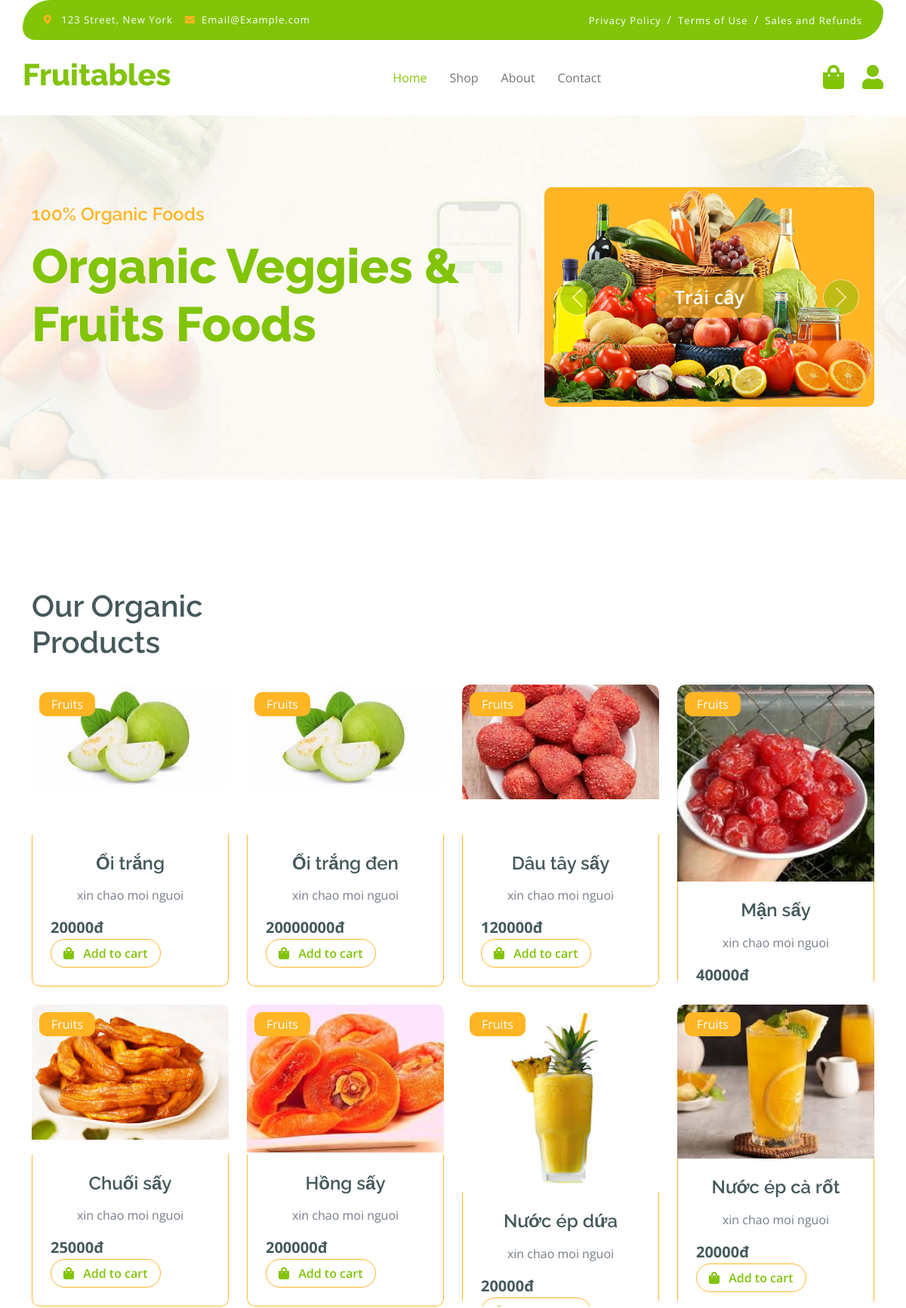
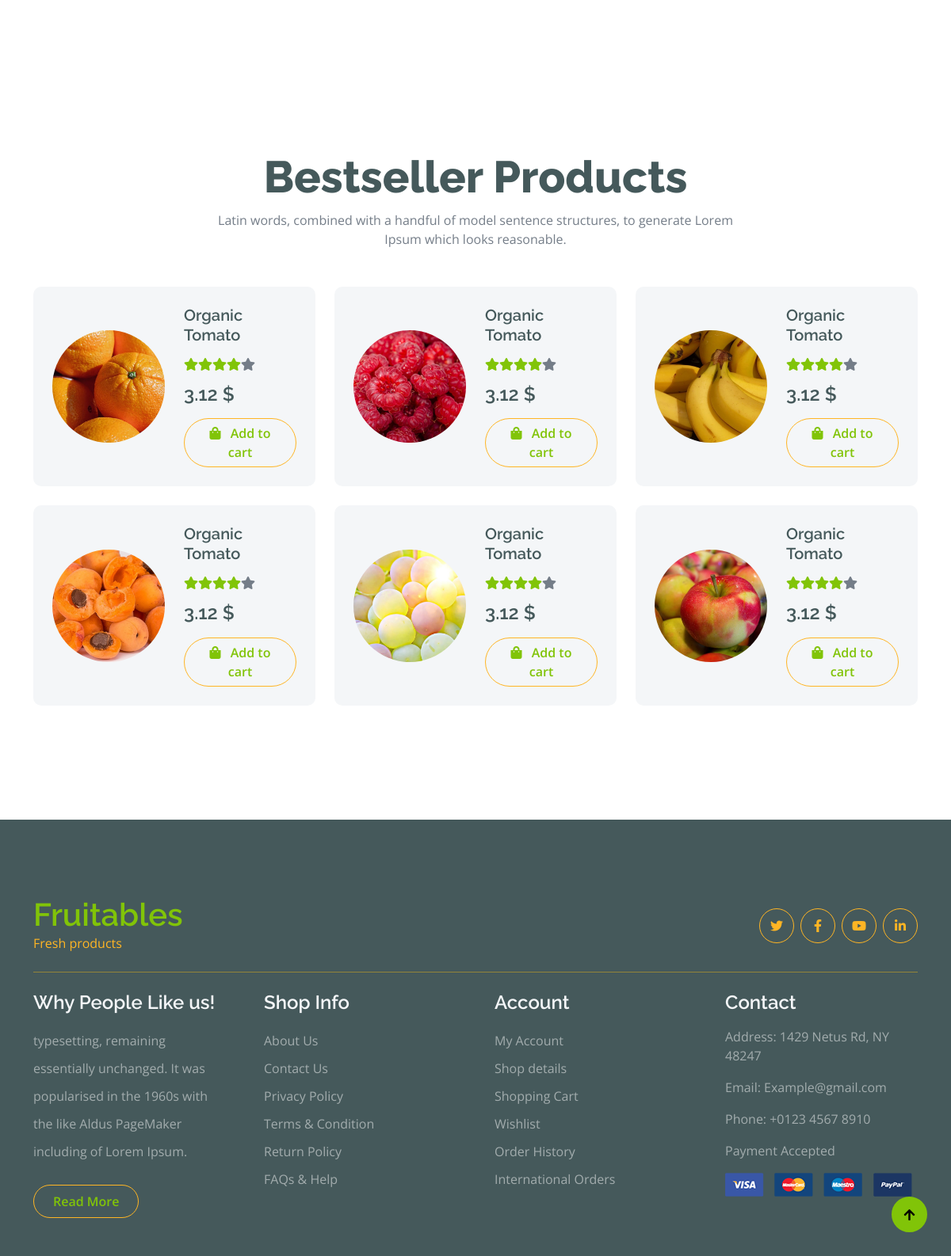
The page / on the database its author committed (2 pictures, top to bottom).
### tables this page shows
CREATE TABLE IF NOT EXISTS `category_product` (
  `category_id` int NOT NULL,
  `product_id` int NOT NULL,
  PRIMARY KEY (`category_id`,`product_id`)
);

CREATE TABLE IF NOT EXISTS `products` (
  `id` int NOT NULL AUTO_INCREMENT,
  `name` varchar(255) NOT NULL,
  `price` int NOT NULL,
  `description` text NOT NULL,
  `image` varchar(255) NOT NULL,
  `views` int NOT NULL DEFAULT '0',
  `likes` int NOT NULL DEFAULT '0',
  `status` tinyint NOT NULL DEFAULT '1',
  PRIMARY KEY (`id`)
);

### index.php (the view, shortened to what the rows shown need)
<?php
require_once "config/database.php";
$categoryModel = new Category();
$categories = $categoryModel->all();
$productModel = new Product();
?>
<!DOCTYPE html>
<html lang="en">
<head>
    <link rel="stylesheet" href="https://use.fontawesome.com/releases/v5.15.4/css/all.css" />
    <link href="https://cdn.jsdelivr.net/npm/bootstrap-icons@1.4.1/font/bootstrap-icons.css" rel="stylesheet">
    <link href="lib/lightbox/css/lightbox.min.css" rel="stylesheet">
    <link href="lib/owlcarousel/assets/owl.carousel.min.css" rel="stylesheet">
    <link href="css/bootstrap.min.css" rel="stylesheet">
    <link href="css/style.css" rel="stylesheet">
</head>
<body>
    <div class="container-fluid fixed-top">
        <div class="container px-0">
            <nav class="navbar navbar-light bg-white navbar-expand-xl">
                <a href="index.php" class="navbar-brand">
                    <h1 class="text-primary display-6">Fruitables</h1>
                </a>
            </nav>
        </div>
    </div>
    <div class="container-fluid py-5 mb-5 hero-header">
        <div class="container py-5">
            <div class="row g-5 align-items-center">
                <div class="col-md-12 col-lg-7">
                    <h1 class="mb-5 display-3 text-primary">Organic Veggies & Fruits Foods</h1>
                </div>
            </div>
        </div>
    </div>
    <div class="container-fluid fruite py-5">
        <div class="container py-5">
            <div class="tab-class text-center">
                <div class="row g-4">
                    <div class="col-lg-4 text-start">
                        <h1>Our Organic Products</h1>
                        <br>
                    </div>
                </div>
                <div class="tab-content">
                    <div id="tab-1" class="tab-pane fade show p-0 active">
                        <div class="row g-4">
                            <div class="col-lg-12">
                                <div class="row g-4">
                                    <?php
                                    $counter = 0;
                                    foreach ($categories as $category) :
                                        $products = $productModel->findByCategory($category['id'], 4);
                                        foreach ($products as $product) :
                                            if ($counter >=  8) {
                                                break 2;
                                            }
                                            $counter++;
                                    ?>
                                            <div class="col-md-6 col-lg-4 col-xl-3">
                                                <div class="rounded position-relative fruite-item">
                                                    <div class="fruite-img">
                                                        <img src="public/images/<?php echo $product['image'] ?>" class="img-fluid w-100 rounded-top" alt="">
                                                    </div>
                                                    <div class="text-white bg-secondary px-3 py-1 rounded position-absolute" style="top: 10px; left: 10px;">Fruits</div>
                                                    <div class="p-4 border border-secondary border-top-0 rounded-bottom">
                                                        <h4><?php echo $product['name'] ?></h4>
                                                        <p><?php echo $product['description'] ?></p>
                                                        <div class="d-flex justify-content-between flex-lg-wrap">
                                                            <p class="text-dark fs-5 fw-bold mb-0"><?php echo $product['price'] ?>đ</p>
                                                            <a href="#" class="btn border border-secondary rounded-pill px-3 text-primary"><i class="fa fa-shopping-bag me-2 text-primary"></i> Add to cart</a>
                                                        </div>
                                                    </div>
                                                </div>
                                            </div>
                                    <?php
                                        endforeach;
                                    endforeach;
                                    ?>
                                </div>
                            </div>
                        </div>
                    </div>
                </div>
            </div>
        </div>
    </div>
    <div class="container-fluid py-5">
        <div class="container py-5">
            <div class="text-center mx-auto mb-5" style="max-width: 700px;">
                <h1 class="display-4">Bestseller Products</h1>
            </div>
        </div>
    </div>
    <div class="container-fluid bg-dark text-white-50 footer pt-5 mt-5">
        <div class="container py-5">
            <div class="pb-4 mb-4" style="border-bottom: 1px solid rgba(226, 175, 24, 0.5) ;">
                <div class="row g-4">
                    <div class="col-lg-3">
                        <a href="#">
                            <h1 class="text-primary mb-0">Fruitables</h1>
                        </a>
                    </div>
                </div>
            </div>
        </div>
    </div>
</body>
</html>

### rows shown on the page
category_product: product.image (picture), product.name "Ổi trắng", product.description "xin chao moi nguoi", product.price "20000"
category_product: product.image (picture), product.name "Ổi trắng đen", product.description "xin chao moi nguoi", product.price "20000000"
category_product: product.image (picture), product.name "Dâu tây sấy", product.description "xin chao moi nguoi", product.price "120000"
category_product: product.image (picture), product.name "Mận sấy", product.description "xin chao moi nguoi", product.price "40000"
category_product: product.image (picture), product.name "Chuối sấy", product.description "xin chao moi nguoi", product.price "25000"
category_product: product.image (picture), product.name "Hồng sấy", product.description "xin chao moi nguoi", product.price "200000"
category_product: product.image (picture), product.name "Nước ép dứa", product.description "xin chao moi nguoi", product.price "20000"
category_product: product.image (picture), product.name "Nước ép cà rốt", product.description "xin chao moi nguoi", product.price "20000"
